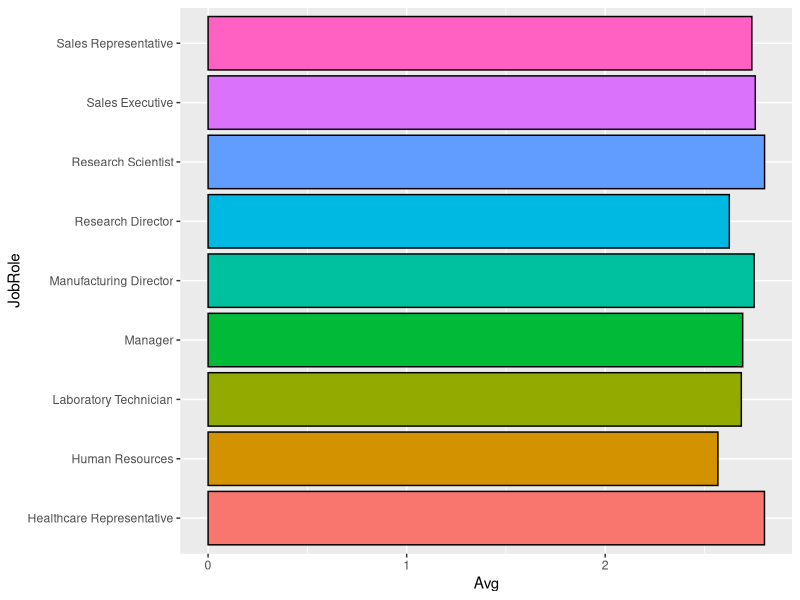
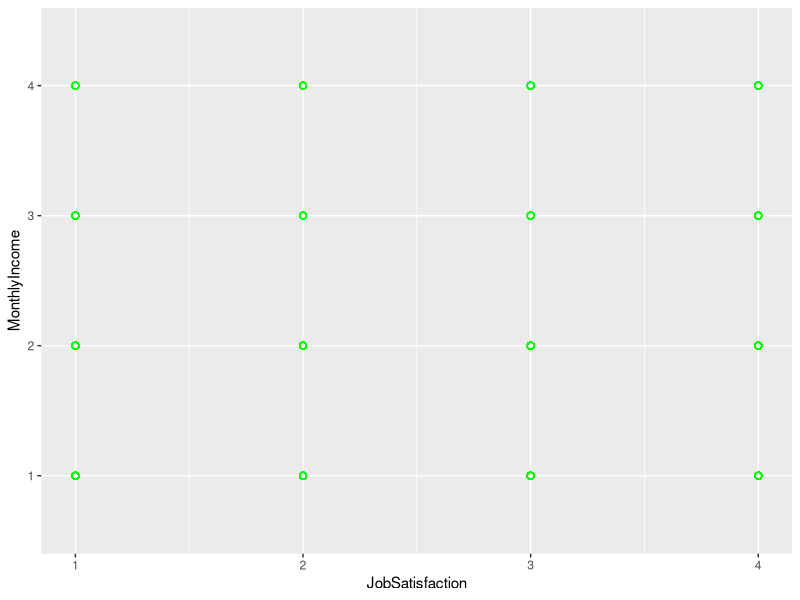

Source code (R) for these figures, in order: (Note: this script raises an error after producing the figures.)
## ---- chunk 1
knitr::opts_chunk$set(echo = TRUE)
library(ggplot2)
library(dplyr)
library(knitr)
library(dplyr)
library(caret)
library(kableExtra)
## ---- chunk 2
# Read in training data
dfTrain <- read.csv("CaseStudy2-data.csv")

# Break numeric vars in categories

## ---- chunk 3
# Percentage of retained/lost employees
kable(table(dfTrain$Attrition) / nrow(dfTrain), 
      col.names=c("Attrition", "Percent")) %>% 
      kable_styling(full_width=F)

# Define variables for analysis
variables <- c("BusinessTravel", "Department", "Education", 
              "EducationField", "EnvironmentSatisfaction",
              "Gender", "JobInvolvement", "JobLevel",
              "JobRole", "JobSatisfaction", "MaritalStatus",
              "OverTime", "PerformanceRating", 
              "RelationshipSatisfaction", "StockOptionLevel", 
              "WorkLifeBalance", "Age", "DailyRate", "DistanceFromHome", 
              "HourlyRate", "MonthlyIncome", "MonthlyRate", 
              "NumCompaniesWorked", "PercentSalaryHike",
              "TotalWorkingYears", "TrainingTimesLastYear", 
              "YearsAtCompany", "YearsInCurrentRole", 
              "YearsSinceLastPromotion", "YearsWithCurrManager")

# Turn numerical values into categorical
dfTrain$Age <- cut(dfTrain$Age, breaks=c(-Inf,30,40,50,Inf),labels=c(1,2,3,4))
dfTrain$DailyRate <- cut(dfTrain$DailyRate, breaks=c(-Inf,500,1000,Inf),labels=c(1,2,3))
dfTrain$DistanceFromHome <- cut(dfTrain$DistanceFromHome, breaks=c(-Inf,10,Inf),labels=c(1,2))
dfTrain$HourlyRate <- cut(dfTrain$HourlyRate, breaks=c(-Inf,65,Inf),labels=c(1,2))
dfTrain$MonthlyIncome <- cut(dfTrain$MonthlyIncome, breaks=c(-Inf,5000,10000,15000,Inf),labels=c(1,2,3,4))
dfTrain$MonthlyRate <- cut(dfTrain$MonthlyRate, breaks=c(-Inf,5000,10000,15000,20000,Inf),labels=c(1,2,3,4,5))
dfTrain$NumCompaniesWorked <- cut(dfTrain$NumCompaniesWorked, breaks=c(-Inf,4,Inf),labels=c(1,2))
dfTrain$PercentSalaryHike <- cut(dfTrain$PercentSalaryHike, breaks=c(-Inf, 13, 17, Inf), labels=c(1, 2, 3))
dfTrain$TotalWorkingYears <- cut(dfTrain$TotalWorkingYears, breaks=c(-Inf, 10, 20, Inf), labels=c(1, 2, 3))
dfTrain$TrainingTimesLastYear <- cut(dfTrain$TrainingTimesLastYear, breaks=c(-Inf, 1, 4, Inf), labels=c(1, 2, 3))
dfTrain$YearsAtCompany <- cut(dfTrain$YearsAtCompany, breaks=c(-Inf, 5, 15, 25, Inf), labels=c(1, 2, 3, 4))
dfTrain$YearsInCurrentRole <- cut(dfTrain$YearsInCurrentRole, breaks=c(-Inf, 5, 10, Inf), labels=c(1, 2, 3))
dfTrain$YearsSinceLastPromotion <- cut(dfTrain$YearsSinceLastPromotion, breaks=c(-Inf, 2, 7, Inf), labels=c(1, 2, 3))
dfTrain$YearsWithCurrManager <- cut(dfTrain$YearsWithCurrManager, breaks=c(-Inf, 5, 10, Inf), labels=c(1, 2, 3))

# TODO make tables look nicer 

# Make relative frequency tables for categorical variables
AbsDiff <- data.frame(Variable=character(), AvgDistance=numeric())
for (var in variables) {
  print(var)
  freqtable <- table(dfTrain[[var]], dfTrain$Attrition)
  count <- plyr::count(dfTrain[[var]])
  RelFreq <- freqtable / count$freq
  print(RelFreq)
  Sum <- sum(abs(RelFreq[,2]-0.1606838))/nrow(RelFreq)
  print(Sum)
  AbsDiff <- rbind(AbsDiff, data.frame(Variable=var, AverageDistance=Sum))
}
print(AbsDiff)
## ---- chunk 4
# Job satisfaction by group
Jobs <- group_by(dfTrain, JobRole) %>% summarise(Avg=mean(JobSatisfaction, na.rm=TRUE))
print(Jobs)
ggplot(data=Jobs, aes(x=JobRole, y=Avg, fill=JobRole)) + geom_bar(stat='identity', colour = 'black') + coord_flip() + theme(legend.position="none") + theme(plot.title = element_text(hjust = 0.5))
## ---- chunk 5
ggplot(dfTrain, aes(x=JobSatisfaction, y=MonthlyIncome)) + 
  geom_point(pch = 21, size = 2, color="green") +
  theme(plot.title = element_text(hjust = 0.5))
## ---- chunk 6
# Read in validation data
dfVal <- read.csv("CaseStudy2Validation.csv")

# I selected Business Travel, JobInvolvement, JobLevel, JobRole, and MAritalStatus because they looked the most different from the attrition percentages of the group as a whole. We can come up with a better justification later?

# Convert wanted factors into integers
dfTrain$OverTime <- as.integer(dfTrain$OverTime)
dfTrain$JobRole <- as.integer(dfTrain$JobRole)
dfTrain$MaritalStatus <- as.integer(dfTrain$MaritalStatus)
dfVal$MaritalStatus <- as.integer(dfVal$MaritalStatus)
dfVal$JobRole <- as.integer(dfVal$JobRole)
dfVal$OverTime <- as.integer(dfVal$OverTime)

# Identify variables used to make predictions
pred_vars <- c("OverTime", "JobRole", "JobInvolvement", "JobLevel", "MaritalStatus")

# Generate attrition predictions based on training data
dfPreds3 <- class::knn(dfTrain[,pred_vars], dfVal[,pred_vars], dfTrain$Attrition, k=3)
dfPreds5 <- class::knn(dfTrain[,pred_vars], dfVal[,pred_vars], dfTrain$Attrition, k=5)

# Get accuracy of predictions
confusionMatrix(table(dfVal$Attrition, dfPreds3))
confusionMatrix(table(dfVal$Attrition, dfPreds5))

# Write predictions to csv file
#write.csv(dfPreds, "CaseStudy2Predictions_Ludlow_Rollins.csv")
